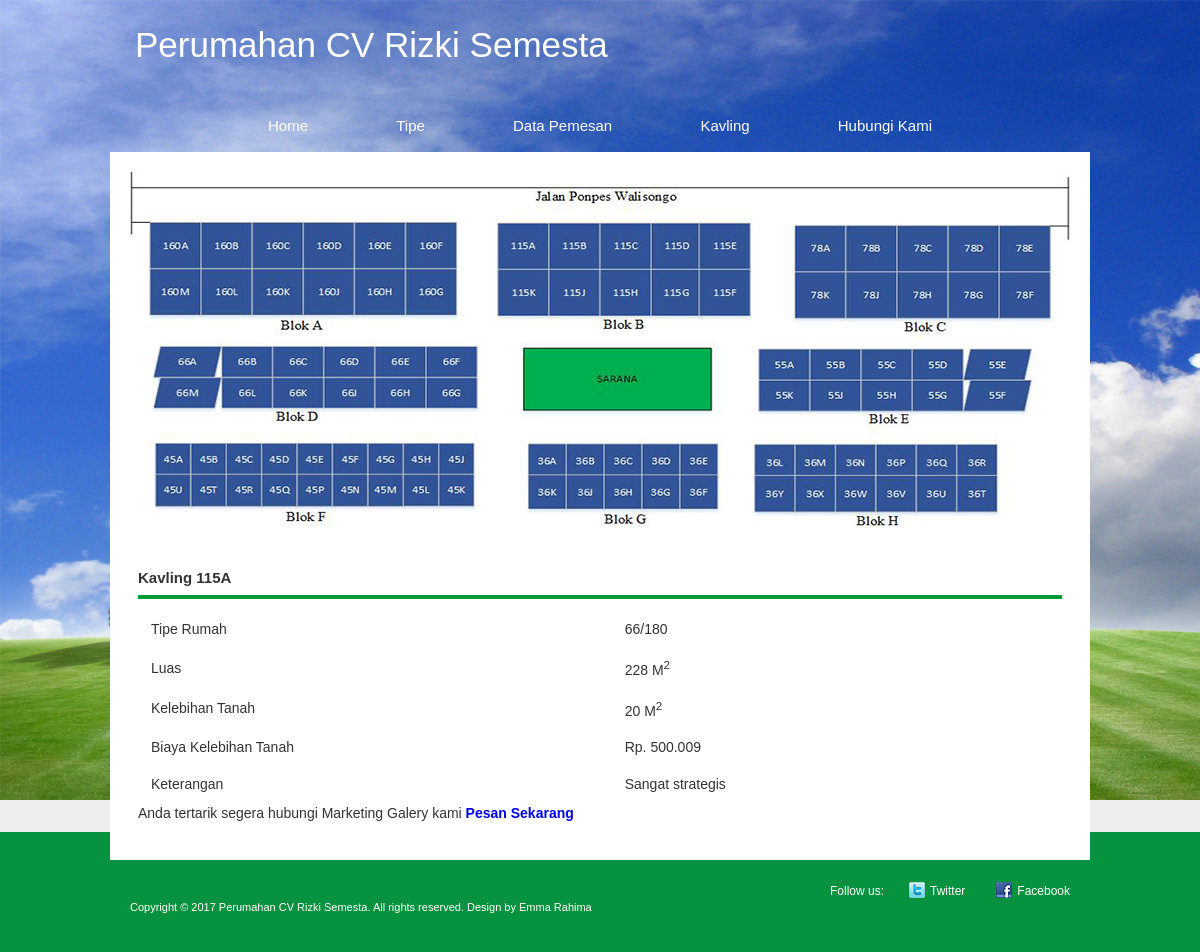
The app's page /?page=detail_kavling&kd_kavling=115A with its own data.
### tables this page shows
CREATE TABLE `t_kavling` (
  `kd_kavling` varchar(4) NOT NULL,
  `kd_tipe` varchar(3) NOT NULL,
  `luas` int(3) NOT NULL,
  `lebih` int(3) NOT NULL,
  `by_lebih` int(8) NOT NULL,
  `keterangan` text NOT NULL,
  `status` tinyint(1) NOT NULL
);

CREATE TABLE `t_tipe` (
  `kd_tipe` varchar(3) NOT NULL,
  `tipe` varchar(7) NOT NULL,
  `hr_jual` int(9) NOT NULL,
  `dp` int(8) NOT NULL,
  `kpr` int(9) NOT NULL,
  `jk_waktu` varchar(2) NOT NULL,
  `dinding` varchar(40) NOT NULL,
  `lantai` varchar(40) NOT NULL,
  `atap` varchar(40) NOT NULL,
  `plafon` varchar(40) NOT NULL,
  `pintu` varchar(40) NOT NULL,
  `wc` varchar(40) NOT NULL,
  `listrik` varchar(4) NOT NULL,
  `air` varchar(40) NOT NULL,
  `struktur` varchar(40) NOT NULL,
  `pondasi` varchar(40) NOT NULL,
  `carport` varchar(40) NOT NULL,
  `jalan` varchar(40) NOT NULL,
  `keterangan` text NOT NULL,
  `gambar` varchar(30) NOT NULL
);

### detail_kavling.php (the view)
<?php
include "kon_db.php";
if (isset($_GET['kd_kavling'])) {
	$kd=$_GET['kd_kavling'];
	$query = mysqli_query($koneksi, "SELECT t_kavling.kd_kavling,t_kavling.kd_tipe,t_kavling.luas,t_kavling.lebih,t_kavling.by_lebih,t_kavling.keterangan,t_tipe.tipe FROM t_kavling,
			t_tipe where t_tipe.kd_tipe=t_kavling.kd_tipe and kd_kavling='$kd'");
	while($row=mysqli_fetch_array($query)){
	$tipe=$row['tipe'];
	$luas=$row['luas'];
	$lebih=$row['lebih'];
	$by=$row['by_lebih'];
	$ket=$row['keterangan'];
	$harga1 = number_format ($by, 0, ',', '.');
	}
} else {
 die ("Kavling Belum Dipilih");}
?>
<div class="banner"> <img src="img/denahkavling.jpg" alt="kavling al huda"> </div>
<div class="content_bottom">
<h3>Kavling <?php echo $kd;?></h3>
<table cellspacing="5" cellpadding="8">
	<tr>
		<td width="80%">Tipe Rumah</td>
		<td><?php echo $tipe?></td>
	</tr>
	<tr>
		<td>Luas</td>
		<td><?php echo $luas?> M<sup>2</sup></td>
	</tr>
	<tr>
		<td>Kelebihan Tanah</td>
		<td><?php echo $lebih?> M<sup>2</sup></td>
	</tr>
	<tr>
		<td>Biaya Kelebihan Tanah</td>
		<td>Rp. <?php echo $harga1?></td>
	</tr>
	<tr>
		<td>Keterangan</td>
		<td><?php echo $ket?></td>
	</tr>
</table>
Anda tertarik segera hubungi Marketing Galery kami <a href="?page=pemesan" alt="kontak green madina ii" color="red"><strong>Pesan Sekarang</strong></a>
</div>

### css/style.css (style rules this page uses)
a, img a, img, a img { border:0; outline:0; text-decoration:none; }
body { background:#eeeeee; font-family: Arial, Helvetica, sans-serif; font-size:15px; font-weight:normal; color:#000; padding:0px; margin:0px; }
.content_bottom { padding:31px 8px 20px 8px; }
.content h3 { color:#333333; font-size:15px; font-family:"Trebuchet MS", Arial, Helvetica, sans-serif; font-weight:bold; border-bottom:4px solid #009933; padding-bottom:9px; margin:0 0 9px 0; }

### records on screen
t_kavling: kd_tipe.tipe "66/180", luas "228", lebih "20", by_lebih "500.009", keterangan "Sangat strategis"

### other values on screen
$kd "115A"
